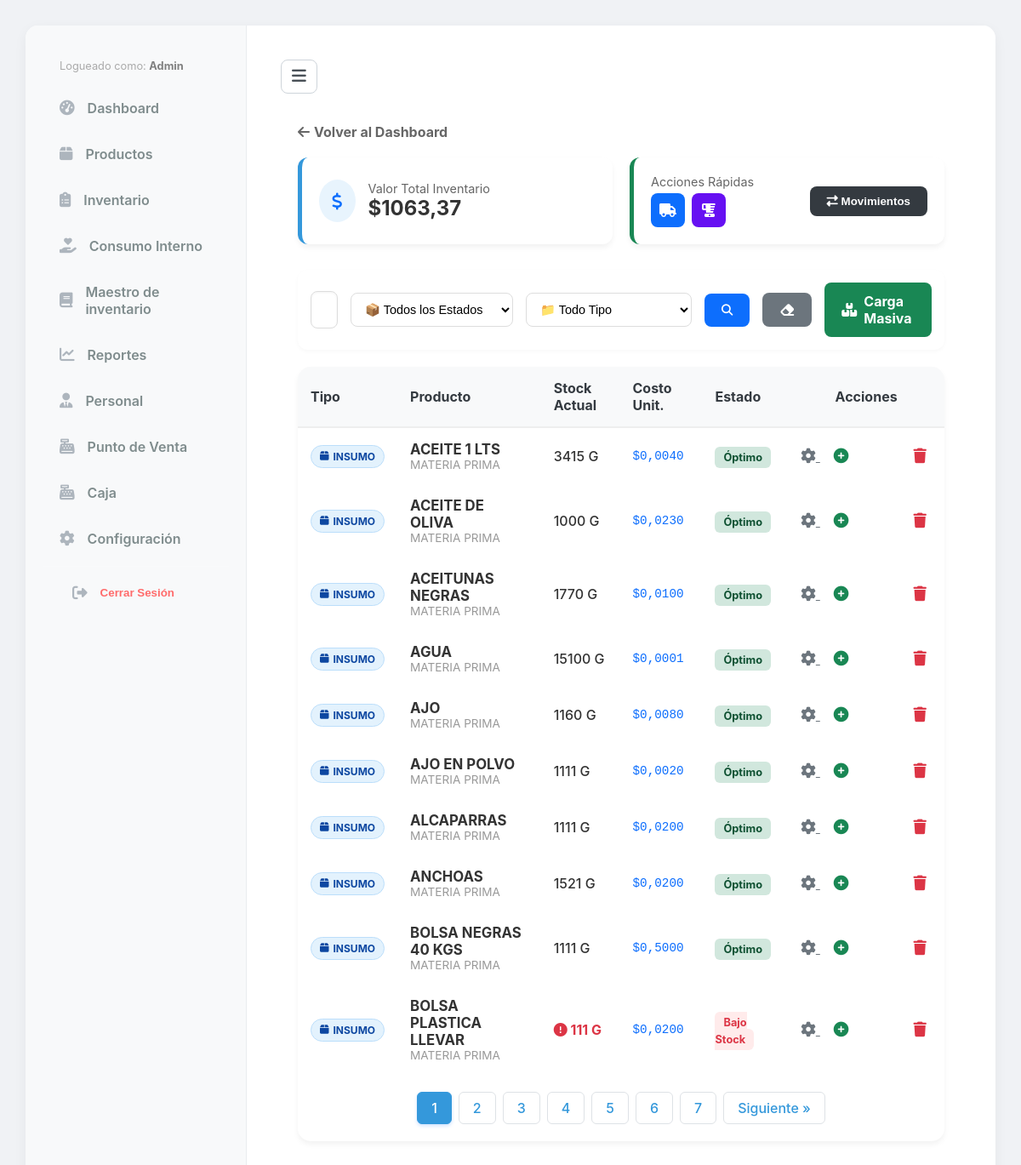
The app's page /inventory/ (signed in), older data.
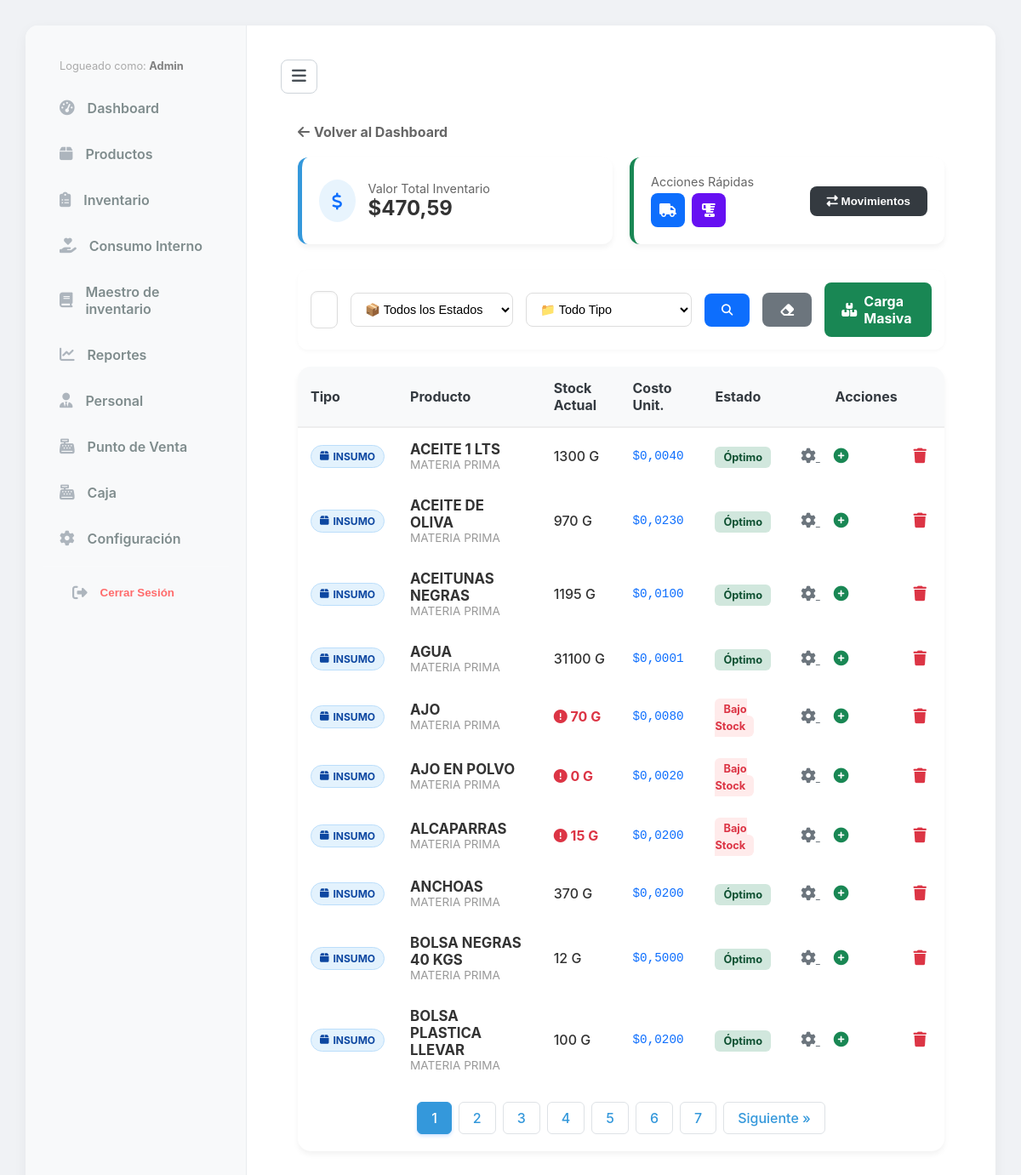
The same page, newer data.
### inventory/models.py (models this page shows, shortened)
class Insumo(models.Model):
    nombre = models.CharField(max_length=200)
    categoria = models.ForeignKey(CategoriaInsumo, on_delete=models.SET_NULL, null=True)
    unidad = models.ForeignKey(UnidadMedida, on_delete=models.PROTECT, verbose_name="Unidad Base")
    precio_venta_extra = models.DecimalField(max_digits=10, decimal_places=2, default=0.00, verbose_name="Precio de Venta Extra ($)")
    cantidad_porcion_extra = models.DecimalField(max_digits=10, decimal_places=4, default=0.00, help_text="Cantidad a descontar por cada extra vendido (Ej: 0.050 para 50g)")
    peso_standar = models.DecimalField(
        max_digits=12,
        decimal_places=3,
        default=1,
        verbose_name="Peso por Unidad de Compra (Gr/Ml)"
    )
    precio_mercado = models.DecimalField(max_digits=12, decimal_places=2, default=0, verbose_name="Costo de la Unidad ($)")
    merma_porcentaje = models.DecimalField(max_digits=5, decimal_places=2, default=0, verbose_name="% Merma")
    rendimiento = models.DecimalField(
        max_digits=12,
        decimal_places=3,
        default=1,
        verbose_name="Rendimiento (Cantidad Final Producida)"
    )
    costo_unitario = models.DecimalField(max_digits=12, decimal_places=6, default=0, verbose_name="Costo Real x Gramo")
    stock_actual = models.DecimalField(max_digits=12, decimal_places=3, default=0)
    stock_minimo = models.DecimalField(max_digits=12, decimal_places=3, default=500)
    es_insumo_compuesto = models.BooleanField(default=False)
    es_extra = models.BooleanField(
        default=False,
        verbose_name="¿Se vende como Extra?",
        help_text="Marca esta casilla si este ingrediente puede ser agregado como extra en un producto."
    )

class UnidadMedida(models.Model):
    nombre = models.CharField(max_length=50)
    codigo = models.CharField(max_length=10)
    factor = models.DecimalField(max_digits=10, decimal_places=4, default=1, help_text="1 para Gramos/ML. 1000 para KG/L.")

class CategoriaInsumo(models.Model):
    nombre = models.CharField(max_length=100)

### inventory/views.py (the view)
# urls.py: path('', views.inventory_index, name='inventory_index'),
@never_cache
def inventory_index(request):
    insumos_list = Insumo.objects.all().order_by('nombre')
    categorias = CategoriaInsumo.objects.all()
    alertas_stock = Insumo.objects.filter(stock_actual__lte=models.F('stock_minimo')).count()
    valor_inventario = 0
    for i in Insumo.objects.all():
        valor_inventario += (i.stock_actual * i.costo_unitario)
    query = request.GET.get('q', '')
    estado = request.GET.get('estado', 'todos')
    tipo = request.GET.get('tipo', 'todos')
    if query:
        insumos_list = insumos_list.filter(nombre__icontains=query)
    if estado == 'bajo':
        insumos_list = insumos_list.filter(stock_actual__lte=models.F('stock_minimo'))
    elif estado == 'ok':
        insumos_list = insumos_list.filter(stock_actual__gt=models.F('stock_minimo'))
    elif estado == 'cero':
        insumos_list = insumos_list.filter(stock_actual__lte=0)
    if tipo == 'insumo':
        insumos_list = insumos_list.filter(es_insumo_compuesto=False)
    elif tipo == 'receta':
        insumos_list = insumos_list.filter(es_insumo_compuesto=True)
    paginator = Paginator(insumos_list, 10)
    page_number = request.GET.get('page')
    insumos = paginator.get_page(page_number)
    context = {
        'insumos': insumos,
        'categorias': categorias,
        'alertas_stock': alertas_stock,
        'valor_total': valor_inventario,
        'q': query,
        'estado': estado,
        'tipo': tipo,
    }
    return render(request, 'inventory/inventory_list.html', context)

### core/context_processors.py (called while the page is built)
def configuracion_global(request):
    return {
        'config': Configuracion.get_solo()
    }

### core/models.py (called while the page is built)
    @classmethod
    def get_solo(cls):
        obj, created = cls.objects.get_or_create(id=1)
        return obj

### inventory/templates/inventory/inventory_list.html (shortened to what the changed rows need)
{% extends 'base.html' %}
{% load static %}
{% block content %}
<div style="padding: 20px; max-width: 1200px; margin: 0 auto;">
    <div style="display: grid; grid-template-columns: repeat(auto-fit, minmax(250px, 1fr)); gap: 20px; margin-bottom: 30px;">
        <div class="kpi-card">
            <div>
                <div style="color: #666; font-size: 0.9em;">Valor Total Inventario</div>
                <div style="font-size: 1.5em; font-weight: bold; color: #333;">${{ valor_total|floatformat:2 }}</div>
            </div>
        </div>
    </div>
    <div class="card-style" style="overflow-x: auto; box-shadow: 0 4px 6px rgba(0,0,0,0.05); padding: 0;">
        <table style="width: 100%; border-collapse: separate; border-spacing: 0;" id="tablaInventario">
            <thead>
                <tr style="background: #f8f9fa; text-align: left;">
                    <th style="padding: 15px; border-bottom: 2px solid #eee;">Tipo</th>
                    <th style="padding: 15px; border-bottom: 2px solid #eee;">Producto</th>
                    <th style="padding: 15px; border-bottom: 2px solid #eee;">Stock Actual</th>
                    <th style="padding: 15px; border-bottom: 2px solid #eee;">Costo Unit.</th>
                    <th style="padding: 15px; border-bottom: 2px solid #eee;">Estado</th>
                    <th style="padding: 15px; border-bottom: 2px solid #eee; text-align: center;">Acciones</th>
                </tr>
            </thead>
            <tbody>
                {% for insumo in insumos %}
                <tr style="border-bottom: 1px solid #f1f1f1;"
                    class="fila-producto"
                    data-nombre="{{ insumo.nombre|lower }}"
                    data-tipo="{% if insumo.es_insumo_compuesto %}receta{% else %}insumo{% endif %}"
                    data-estado="{% if insumo.stock_actual <= 0 %}cero{% elif insumo.stock_actual <= insumo.stock_minimo %}bajo{% else %}ok{% endif %}">
                    <td style="padding: 15px;">
                        {% if insumo.es_insumo_compuesto %}
                            <span class="badge-tipo badge-receta"><i class="fas fa-utensils"></i> Receta</span>
                        {% else %}
                            <span class="badge-tipo badge-compra"><i class="fas fa-box"></i> Insumo</span>
                        {% endif %}
                    </td>
                    <td style="padding: 15px;">
                        <div style="font-weight: bold; color: #333; font-size: 1.05em;">{{ insumo.nombre }}</div>
                        <div style="font-size: 0.85em; color: #999;">{{ insumo.categoria.nombre|default:"Sin categoría" }}</div>
                    </td>
                    <td style="padding: 15px;">
                        {% if insumo.stock_actual <= insumo.stock_minimo %}
                            <div style="color: #dc3545; font-weight: bold;">
                                <i class="fas fa-exclamation-circle"></i> {{ insumo.stock_actual|floatformat:0 }} {{ insumo.unidad.codigo }}
                            </div>
                        {% else %}
                            <div style="color: #333; font-weight: 500;">
                                {{ insumo.stock_actual|floatformat:0 }} {{ insumo.unidad.codigo }}
                            </div>
                        {% endif %}
                    </td>
                    <td style="padding: 15px;">
                        <div style="font-family: monospace; font-size: 1.1em; color: #0d6efd;">
                            ${{ insumo.costo_unitario|floatformat:4 }}
                        </div>
                    </td>
                    <td style="padding: 15px;">
                        {% if insumo.stock_actual <= insumo.stock_minimo %}
                            <span style="background: #ffebeb; color: #dc3545; padding: 5px 10px; border-radius: 6px; font-size: 0.8em; font-weight: bold;">Bajo Stock</span>
                        {% else %}
                            <span style="background: #d1e7dd; color: #0f5132; padding: 5px 10px; border-radius: 6px; font-size: 0.8em; font-weight: bold;">Óptimo</span>
                        {% endif %}
                    </td>
                    <td style="padding: 15px; text-align: center; white-space: nowrap;">
                        <a href="{% url 'maestro_edit' insumo.id %}" title="Editar Configuración" style="color: #6c757d; margin-right: 10px; font-size: 1.1em;">
                            <i class="fas fa-cog"></i>
                        </a>
                        <button onclick="abrirModalMovimiento('{{ insumo.id }}')" title="Registrar Entrada/Salida" style="background: none; border: none; color: #198754; cursor: pointer; font-size: 1.1em; margin-right: 10px;">
                            <i class="fas fa-plus-circle"></i>
                        </button>
                        <form action="{% url 'insumo_delete' insumo.id %}" method="POST" style="display:inline-block;" onsubmit="return confirm('¿Eliminar {{ insumo.nombre }}?');">
                            <button type="submit" style="background: none; border: none; color: #dc3545; cursor: pointer; font-size: 1.1em;" title="Eliminar">
                                <i class="fas fa-trash"></i>
                            </button>
                        </form>
                    </td>
                </tr>
                {% empty %}
                <tr id="fila-vacia-db"><td colspan="6" style="text-align:center; padding: 40px;">Tu inventario está vacío.</td></tr>
                {% endfor %}
            </tbody>
        </table>
    </div>
</div>
{% endblock %}

Row changes from the older to the newer data that the page shows:
changed Insumo "ACEITE 1 LTS": stock_actual "3415" → "1300"
changed Insumo "ACEITE DE OLIVA": stock_actual "1000" → "970"
changed Insumo "ACEITUNAS NEGRAS": stock_actual "1770" → "1195"
changed Insumo "AGUA": stock_actual "15100" → "31100"
changed Insumo "AJO": stock_actual "1160" → "70"; stock_actual "Óptimo" → "Bajo Stock"
changed Insumo "AJO EN POLVO": stock_actual "1111" → "0"; stock_actual "Óptimo" → "Bajo Stock"
changed Insumo "ALCAPARRAS": stock_actual "1111" → "15"; stock_actual "Óptimo" → "Bajo Stock"
changed Insumo "ANCHOAS": stock_actual "1521" → "370"
changed Insumo "BOLSA NEGRAS 40 KGS": stock_actual "1111" → "12"
changed Insumo "BOLSA PLASTICA LLEVAR": stock_actual "111" → "100"; stock_actual "Bajo Stock" → "Óptimo"
Text that changed along with them:
{{ valor_total|floatformat:2 }}: "1063,37" → "470,59"
